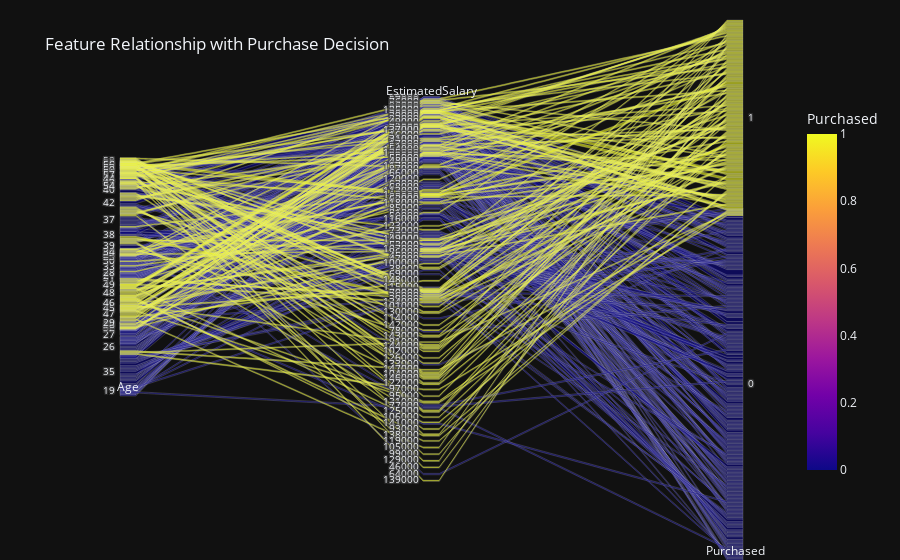

The notebook cell saved with this chart:
### Code cell
fig = px.parallel_categories(
    df,
    dimensions=['Age', 'EstimatedSalary', 'Purchased'],
    color='Purchased',
    title='Feature Relationship with Purchase Decision',
)
fig.show()

### Figure 1 — Plotly figure (JSON) as saved in the notebook; plotly's stock layout.template omitted (floating-point values rounded to 4 significant figures; data arrays with more than 128 entries replaced by an {"elided": "..."} marker saying what was removed)
{"data": [{"dimensions": [{"label": "Age", "values": {"elided": "400 int values"}}, {"label": "EstimatedSalary", "values": {"elided": "400 int values"}}, {"label": "Purchased", "values": {"elided": "400 int values"}}], "domain": {"x": [0.0, 1.0], "y": [0.0, 1.0]}, "line": {"color": {"elided": "400 int values"}, "coloraxis": "coloraxis"}, "name": "", "type": "parcats"}], "layout": {"coloraxis": {"colorbar": {"title": {"text": "Purchased"}}, "colorscale": [[0.0, "#0d0887"], [0.1111, "#46039f"], [0.2222, "#7201a8"], [0.3333, "#9c179e"], [0.4444, "#bd3786"], [0.5556, "#d8576b"], [0.6667, "#ed7953"], [0.7778, "#fb9f3a"], [0.8889, "#fdca26"], [1.0, "#f0f921"]]}, "legend": {"tracegroupgap": 0}, "title": {"text": "Feature Relationship with Purchase Decision"}}}
